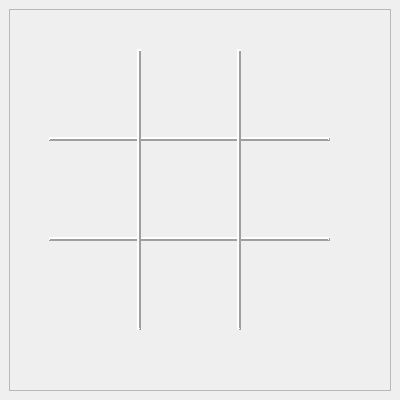
<?xml version="1.0" encoding="UTF-8"?>
<ui version="4.0">
 <class>MainWindow</class>
 <widget class="QMainWindow" name="MainWindow">
  <property name="geometry">
   <rect>
    <x>0</x>
    <y>0</y>
    <width>400</width>
    <height>400</height>
   </rect>
  </property>
  <property name="windowTitle">
   <string>MainWindow</string>
  </property>
  <widget class="QWidget" name="centralwidget">
   <layout class="QGridLayout" name="gridLayout">
    <item row="0" column="0">
     <widget class="QFrame" name="container_tabela">
      <property name="frameShape">
       <enum>QFrame::StyledPanel</enum>
      </property>
      <property name="frameShadow">
       <enum>QFrame::Raised</enum>
      </property>
      <widget class="QPushButton" name="area_1">
       <property name="geometry">
        <rect>
         <x>40</x>
         <y>40</y>
         <width>80</width>
         <height>80</height>
        </rect>
       </property>
       <property name="text">
        <string/>
       </property>
       <property name="flat">
        <bool>true</bool>
       </property>
      </widget>
      <widget class="QPushButton" name="area_2">
       <property name="geometry">
        <rect>
         <x>140</x>
         <y>40</y>
         <width>80</width>
         <height>80</height>
        </rect>
       </property>
       <property name="text">
        <string/>
       </property>
       <property name="flat">
        <bool>true</bool>
       </property>
      </widget>
      <widget class="QPushButton" name="area_3">
       <property name="geometry">
        <rect>
         <x>240</x>
         <y>40</y>
         <width>80</width>
         <height>80</height>
        </rect>
       </property>
       <property name="text">
        <string/>
       </property>
       <property name="flat">
        <bool>true</bool>
       </property>
      </widget>
      <widget class="QPushButton" name="area_4">
       <property name="geometry">
        <rect>
         <x>40</x>
         <y>140</y>
         <width>80</width>
         <height>80</height>
        </rect>
       </property>
       <property name="text">
        <string/>
       </property>
       <property name="flat">
        <bool>true</bool>
       </property>
      </widget>
      <widget class="QPushButton" name="area_5">
       <property name="geometry">
        <rect>
         <x>140</x>
         <y>140</y>
         <width>80</width>
         <height>80</height>
        </rect>
       </property>
       <property name="text">
        <string/>
       </property>
       <property name="flat">
        <bool>true</bool>
       </property>
      </widget>
      <widget class="QPushButton" name="area_6">
       <property name="geometry">
        <rect>
         <x>240</x>
         <y>140</y>
         <width>80</width>
         <height>80</height>
        </rect>
       </property>
       <property name="text">
        <string/>
       </property>
       <property name="flat">
        <bool>true</bool>
       </property>
      </widget>
      <widget class="QPushButton" name="area_7">
       <property name="geometry">
        <rect>
         <x>40</x>
         <y>240</y>
         <width>80</width>
         <height>80</height>
        </rect>
       </property>
       <property name="text">
        <string/>
       </property>
       <property name="flat">
        <bool>true</bool>
       </property>
      </widget>
      <widget class="QPushButton" name="area_8">
       <property name="geometry">
        <rect>
         <x>140</x>
         <y>240</y>
         <width>80</width>
         <height>80</height>
        </rect>
       </property>
       <property name="text">
        <string/>
       </property>
       <property name="flat">
        <bool>true</bool>
       </property>
      </widget>
      <widget class="QPushButton" name="area_9">
       <property name="geometry">
        <rect>
         <x>240</x>
         <y>240</y>
         <width>80</width>
         <height>80</height>
        </rect>
       </property>
       <property name="text">
        <string/>
       </property>
       <property name="flat">
        <bool>true</bool>
       </property>
      </widget>
      <widget class="QFrame" name="line_top_H">
       <property name="geometry">
        <rect>
         <x>40</x>
         <y>120</y>
         <width>281</width>
         <height>21</height>
        </rect>
       </property>
       <property name="frameShape">
        <enum>QFrame::HLine</enum>
       </property>
       <property name="frameShadow">
        <enum>QFrame::Raised</enum>
       </property>
       <property name="lineWidth">
        <number>2</number>
       </property>
      </widget>
      <widget class="QFrame" name="line_down_H">
       <property name="geometry">
        <rect>
         <x>40</x>
         <y>220</y>
         <width>281</width>
         <height>21</height>
        </rect>
       </property>
       <property name="frameShape">
        <enum>QFrame::HLine</enum>
       </property>
       <property name="frameShadow">
        <enum>QFrame::Raised</enum>
       </property>
       <property name="lineWidth">
        <number>2</number>
       </property>
      </widget>
      <widget class="QFrame" name="line_left">
       <property name="geometry">
        <rect>
         <x>120</x>
         <y>40</y>
         <width>21</width>
         <height>281</height>
        </rect>
       </property>
       <property name="frameShape">
        <enum>QFrame::VLine</enum>
       </property>
       <property name="frameShadow">
        <enum>QFrame::Raised</enum>
       </property>
       <property name="lineWidth">
        <number>2</number>
       </property>
      </widget>
      <widget class="QFrame" name="line_rigth">
       <property name="geometry">
        <rect>
         <x>220</x>
         <y>40</y>
         <width>21</width>
         <height>281</height>
        </rect>
       </property>
       <property name="frameShape">
        <enum>QFrame::VLine</enum>
       </property>
       <property name="frameShadow">
        <enum>QFrame::Raised</enum>
       </property>
       <property name="lineWidth">
        <number>2</number>
       </property>
      </widget>
     </widget>
    </item>
   </layout>
  </widget>
 </widget>
 <resources/>
 <connections/>
</ui>
